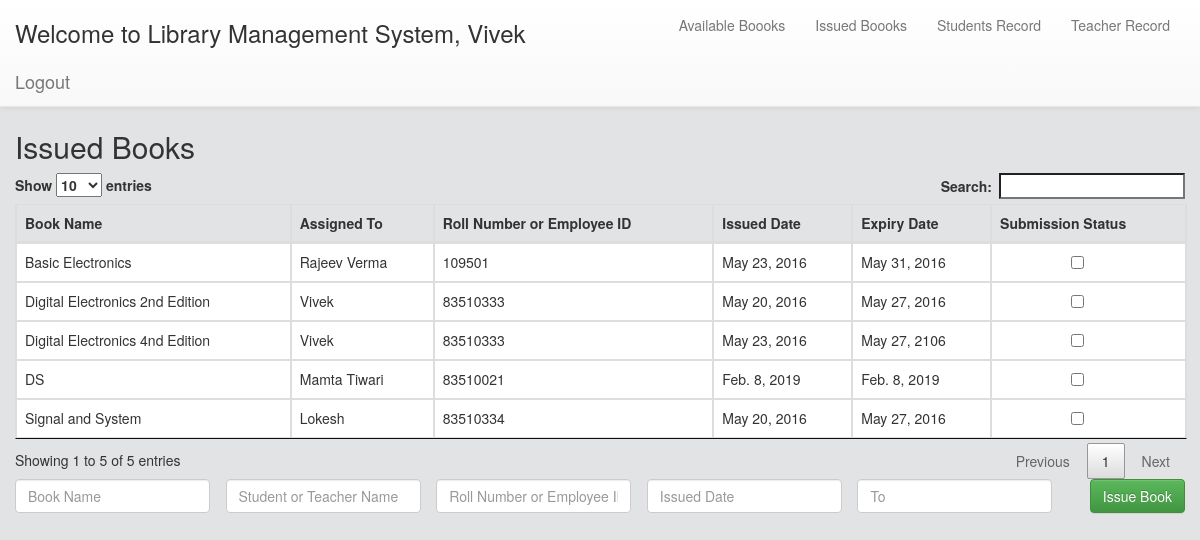
Page /issued_books (signed in) on the committed database.
### libm/models.py (models this page shows)
class IssuedBook(models.Model, dict):
    book_name = models.CharField(max_length=100,default=None)
    assignedTo = models.CharField(max_length = 100, default=None)
    roll_no = models.IntegerField(default=None)
    lendPeriod_to = models.DateField(max_length = 100, default=None)
    lendPeriod_from = models.DateField(max_length = 100, default=None)

### libm/views.py (the view)
# urls.py: url(r'^issued_books', issBooks, name="isbooks"),
@cache_control(no_cache=True, must_revalidate=True, no_store=True)
def issBooks(request):
     try:
        user = request.session["user"]
        if user:
           issbooks = IssuedBook.objects.all()
           return render(request, 'issbooks.html', {'issbooks': issbooks, 'user':user})
        else:
           return redirect("/")
     except KeyError:
        return redirect("/")

### libm/templates/issbooks.html (shortened to what this page needs)
<!DOCTYPE html>
<html>
    <head>
    {% include 'bootstrap.html' %}
    <link rel="stylesheet" href="../static/libm/css/style.css">
  </head>
  <body>
     <nav id="menu" style="background-color:white;" class="navbar navbar-default navbar-fixed-top">
     <div class="container-fluid">
       <div class="navbar-header">
         {% if user %}
           <h3>Welcome to Library Management System, {{user}} </h3>
           <a href="/logout" class="navbar-brand">Logout</a>
         {%endif%}
        </div>
       <ul class="nav navbar-nav pull-right">
         <li><a href="/available_books">Available Boooks</a></li>
         <li><a href="/issued_books">Issued Boooks</a></li>
         <li><a href="/student_record">Students Record</a></li>
         <li><a href="/teacher_record">Teacher Record</a></li>
        </ul>
        </div>
      </nav>
    <div class="container" >
     <div class="row">
       <div id="status"></div>
       <h2>Issued Books</h2>
        <table id="is_books" class="table table-bordered">
          <thead>
            <tr>
              <th>Book Name</th>
              <th>Assigned To</th>
              <th>Roll Number or Employee ID</th>
              <th>Issued Date</th>
              <th>Expiry Date</th>
              <th>Submission Status</th>
            </tr>
          </thead>
          <tbody>
            {% for e in issbooks %}
             <tr>
              <td>{{e.book_name}}</td>
              <td>{{e.assignedTo}}</td>
              <td>{{e.roll_no}}</td>
              <td>{{e.lendPeriod_from}}</td>
              <td>{{e.lendPeriod_to}}</td>
              <td><input style="margin-left:40%;" type="checkbox" /></td>
             </tr>
            {% endfor %}
          </tbody>
        </table>
        <form class="form-inline" action="#" role="form">{% csrf_token %}
         <div class="form-group isbooks">
           <input type="text" class="form-control" id="book_name" placeholder="Book Name">
          </div>
          <div class="form-group isbooks">
            <input type="text" class="form-control" id="stName" placeholder="Student or Teacher Name">
         </div>
          <div class="form-group isbooks">
            <input type="text" class="form-control" id="rnu" placeholder="Roll Number or Employee ID">
         </div>
          <div class="form-group isbooks">
            <input type="text" class="form-control" id="isdate" placeholder="Issued Date">
         </div>
          <div class="form-group isbooks">
            <input type="text" class="form-control" id="to" placeholder="To">
         </div>
          <button type="submit" class="btn btn-success  pull-right" id="issueBooks">Issue Book</button>
         </form>
     </div>
    </div>
   </body>
 </html>

### libm/static/libm/css/style.css (style rules this page uses)
body { background-color:#e2e3e4; padding-top: 110px; }
.isbooks { margin-right:1%; }

### rows in the picture
IssuedBook: book_name "Digital Electronics 4nd Edition", assignedTo "Vivek", roll_no "83510333", lendPeriod_from "May 23, 2016", lendPeriod_to "May 27, 2106"
IssuedBook: book_name "Signal and System", assignedTo "Lokesh", roll_no "83510334", lendPeriod_from "May 20, 2016", lendPeriod_to "May 27, 2016"
IssuedBook: book_name "Digital Electronics 2nd Edition", assignedTo "Vivek", roll_no "83510333", lendPeriod_from "May 20, 2016", lendPeriod_to "May 27, 2016"
IssuedBook: book_name "Basic Electronics", assignedTo "Rajeev Verma", roll_no "109501", lendPeriod_from "May 23, 2016", lendPeriod_to "May 31, 2016"
IssuedBook: book_name "DS", assignedTo "Mamta Tiwari", roll_no "83510021", lendPeriod_from "Feb. 8, 2019", lendPeriod_to "Feb. 8, 2019"

### other values in the picture
{{ user }} "Vivek"
